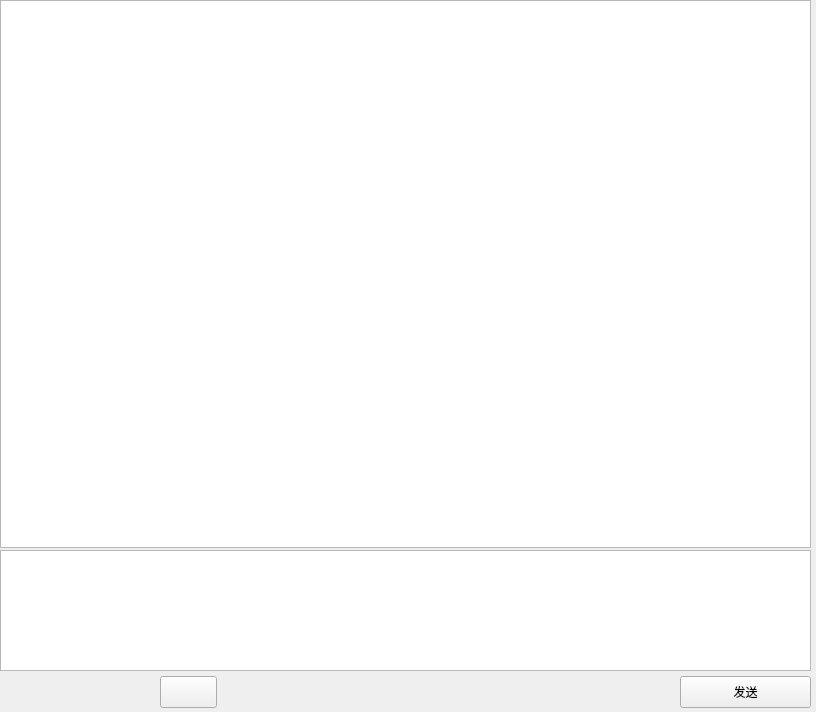
<?xml version="1.0" encoding="UTF-8"?>
<ui version="4.0">
 <class>ai</class>
 <widget class="QWidget" name="ai">
  <property name="geometry">
   <rect>
    <x>0</x>
    <y>0</y>
    <width>816</width>
    <height>712</height>
   </rect>
  </property>
  <property name="windowTitle">
   <string>Form</string>
  </property>
  <widget class="TextEdit" name="TextEdit">
   <property name="geometry">
    <rect>
     <x>0</x>
     <y>0</y>
     <width>811</width>
     <height>548</height>
    </rect>
   </property>
  </widget>
  <widget class="TextEdit" name="TextEdit_2">
   <property name="geometry">
    <rect>
     <x>0</x>
     <y>550</y>
     <width>811</width>
     <height>121</height>
    </rect>
   </property>
  </widget>
  <widget class="SwitchButton" name="SwitchButton">
   <property name="geometry">
    <rect>
     <x>20</x>
     <y>681</y>
     <width>125</width>
     <height>22</height>
    </rect>
   </property>
   <property name="font">
    <font>
     <family>Times New Roman</family>
     <weight>75</weight>
     <italic>true</italic>
     <bold>true</bold>
     <underline>true</underline>
    </font>
   </property>
   <property name="onText">
    <string>深度思考r1</string>
   </property>
   <property name="offText">
    <string>深度思考r1</string>
   </property>
  </widget>
  <widget class="PushButton" name="PushButton">
   <property name="geometry">
    <rect>
     <x>680</x>
     <y>676</y>
     <width>131</width>
     <height>32</height>
    </rect>
   </property>
   <property name="text">
    <string>发送</string>
   </property>
   <property name="icon">
    <iconset>
     <normaloff>resource/logo.png</normaloff>resource/logo.png</iconset>
   </property>
   <property name="hasIcon" stdset="0">
    <bool>true</bool>
   </property>
  </widget>
  <widget class="DropDownToolButton" name="DropDownToolButton">
   <property name="geometry">
    <rect>
     <x>160</x>
     <y>676</y>
     <width>57</width>
     <height>32</height>
    </rect>
   </property>
   <property name="text">
    <string/>
   </property>
   <property name="toolButtonStyle">
    <enum>Qt::ToolButtonIconOnly</enum>
   </property>
  </widget>
 </widget>
 <customwidgets>
  <customwidget>
   <class>PushButton</class>
   <extends>QPushButton</extends>
   <header>qfluentwidgets</header>
  </customwidget>
  <customwidget>
   <class>ToolButton</class>
   <extends>QToolButton</extends>
   <header>qfluentwidgets</header>
  </customwidget>
  <customwidget>
   <class>DropDownToolButton</class>
   <extends>ToolButton</extends>
   <header>qfluentwidgets</header>
  </customwidget>
  <customwidget>
   <class>SwitchButton</class>
   <extends>QWidget</extends>
   <header>qfluentwidgets</header>
  </customwidget>
  <customwidget>
   <class>TextEdit</class>
   <extends>QTextEdit</extends>
   <header>qfluentwidgets</header>
  </customwidget>
 </customwidgets>
 <resources/>
 <connections/>
</ui>
